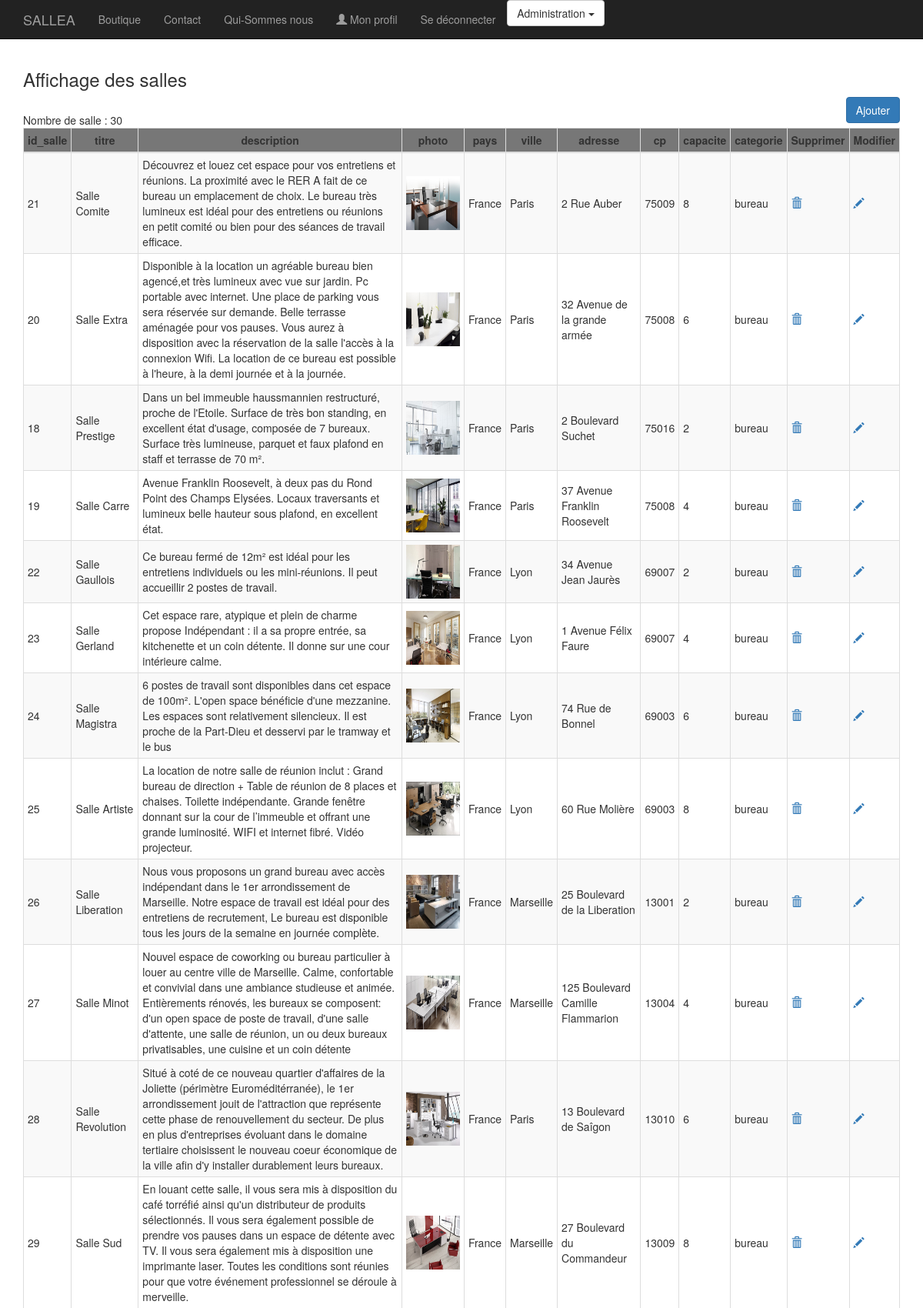
The page /admin/gestion_salles.php (signed in, upper part) on the database its author committed.
### tables this page shows
CREATE TABLE IF NOT EXISTS `salle` (
  `id_salle` int(3) NOT NULL AUTO_INCREMENT,
  `titre` varchar(200) NOT NULL,
  `description` text NOT NULL,
  `photo` varchar(200) NOT NULL,
  `pays` varchar(20) NOT NULL,
  `ville` varchar(20) NOT NULL,
  `adresse` varchar(50) NOT NULL,
  `cp` int(5) NOT NULL,
  `capacite` int(3) NOT NULL,
  `categorie` enum('reunion','bureau','formation') NOT NULL,
  PRIMARY KEY (`id_salle`)
);

### inc/fonctions.inc.php (called while the page is built, shortened)
<?php
function executeRequete($req, $param = array()) {
	global $pdo;
	$r = $pdo->prepare($req);
	$r->execute($param);
	return $r;
}

### inc/init.inc.php (called while the page is built, shortened)
<?php
$pdo = new PDO(
		'mysql:host=localhost;dbname=sallea',
		'root',
		'',
		array(
			PDO::ATTR_ERRMODE  => PDO::ERRMODE_WARNING,
			PDO::MYSQL_ATTR_INIT_COMMAND => 'SET NAMES utf8'
		)
	);
$contenu = '';
require_once('fonctions.inc.php');

### admin/gestion_salles.php (the view, shortened to what this page needs)
<?php
require_once('../inc/init.inc.php');
	$resultat = executeRequete("SELECT * FROM salle");
	$contenu .= '<h3>Affichage des salles</h3> <a class="btn btn-primary pull-right" href="?action=ajouter_salle" role="button">Ajouter</a><br>';
	$contenu .= 'Nombre de salle : ' . $resultat->rowCount();
	$contenu .= '<div class="no-more-tables">';
	$contenu .=  '<table class="col-md-12 table-bordered table-striped table-condensed cf">';
    $contenu .= '<thead class="label-default">';
    $contenu .= '<tr>';
		for($i = 0; $i < $resultat->columnCount(); $i++)
		{
			$colonne = $resultat->getColumnMeta($i);
			$contenu .= '<th style="text-align:center";>' . $colonne['name'] . '</th>';
		}
		$contenu .=  '<th>Supprimer</th>';
		$contenu .=  '<th>Modifier</th>';
		$contenu .=  '</tr>';
		$contenu .=  '</thead>';
		while ($ligne = $resultat->fetch(PDO::FETCH_ASSOC))
		{
			$contenu .=  '<tr>';
				foreach ($ligne as $indice => $info)
				if ($indice == 'photo') {
						$contenu .= '<td><img src="../'. $info .'" width="70" height="70" ></td>';
					} else {
						$contenu .= '<td>'. $info .'</td>';
					}
$contenu .=  '<td><a href="?action=supprimer_salle&id_salle=' . $ligne['id_salle'] . '" onclick="return(confirm(\'Etes-vous sûr de vouloir supprimer ce salle?\'));"><i class="glyphicon glyphicon-trash"></a></td>';
  $contenu .= '<td><a href="?action=modifier_salle&id_salle=' . $ligne['id_salle'] .'"><i class="glyphicon glyphicon-pencil"></a></td>';
						}
$contenu .=  '</table>';
$contenu .= '</div>';
require_once('../inc/haut.inc.php');
echo $contenu;
?>
<?php
require_once('../inc/bas.inc.php');

### inc/css/shop-homepage.css (style rules this page uses)
body { padding-top: 70px; }

### inc/css/portfolio-item.css (style rules this page uses)
body { padding-top: 70px; }

### rows shown on the page
salle: id_salle "21", titre "Salle Comite", description "Découvrez et louez cet espace pour vos entretiens et réunions. La proximité avec le RER A fait de ce bureau un emplacement de choix. Le bureau très lumineux est idéal pour des entretiens ou réunions en petit comité ou bien pour des séances de travail efficace.", photo (picture), pays "France", ville "Paris", adresse "2 Rue Auber", cp "75009", capacite "8", categorie "bureau"
salle: id_salle "20", titre "Salle Extra", description "Disponible à la location un agréable bureau bien agencé,et très lumineux avec vue sur jardin. Pc portable avec internet. Une place de parking vous sera réservée sur demande. Belle terrasse aménagée pour vos pauses. Vous aurez à disposition avec la réservation de la salle l'accès à la connexion Wifi. La location de ce bureau est possible à l'heure, à la demi journée et à la journée.", photo (picture), pays "France", ville "Paris", adresse "32 Avenue de la grande armée", cp "75008", capacite "6", categorie "bureau"
salle: id_salle "18", titre "Salle Prestige", description "Dans un bel immeuble haussmannien restructuré, proche de l'Etoile. Surface de très bon standing, en excellent état d'usage, composée de 7 bureaux. Surface très lumineuse, parquet et faux plafond en staff et terrasse de 70 m².", photo (picture), pays "France", ville "Paris", adresse "2 Boulevard Suchet", cp "75016", capacite "2", categorie "bureau"
salle: id_salle "19", titre "Salle Carre", description "Avenue Franklin Roosevelt, à deux pas du Rond Point des Champs Elysées. Locaux traversants et lumineux belle hauteur sous plafond, en excellent état.", photo (picture), pays "France", ville "Paris", adresse "37 Avenue Franklin Roosevelt", cp "75008", capacite "4", categorie "bureau"
salle: id_salle "22", titre "Salle Gaullois", description "Ce bureau fermé de 12m² est idéal pour les entretiens individuels ou les mini-réunions. Il peut accueillir 2 postes de travail.", photo (picture), pays "France", ville "Lyon", adresse "34 Avenue Jean Jaurès", cp "69007", capacite "2", categorie "bureau"
salle: id_salle "23", titre "Salle Gerland", description "Cet espace rare, atypique et plein de charme propose Indépendant : il a sa propre entrée, sa kitchenette et un coin détente. Il donne sur une cour intérieure calme.", photo (picture), pays "France", ville "Lyon", adresse "1 Avenue Félix Faure", cp "69007", capacite "4", categorie "bureau"
salle: id_salle "24", titre "Salle Magistra", description "6 postes de travail sont disponibles dans cet espace de 100m². L'open space bénéficie d'une mezzanine. Les espaces sont relativement silencieux. Il est proche de la Part-Dieu et desservi par le tramway et le bus", photo (picture), pays "France", ville "Lyon", adresse "74 Rue de Bonnel", cp "69003", capacite "6", categorie "bureau"
salle: id_salle "25", titre "Salle Artiste", description "La location de notre salle de réunion inclut : Grand bureau de direction + Table de réunion de 8 places et chaises. Toilette indépendante. Grande fenêtre donnant sur la cour de l’immeuble et offrant une grande luminosité. WIFI et internet fibré. Vidéo projecteur.", photo (picture), pays "France", ville "Lyon", adresse "60 Rue Molière", cp "69003", capacite "8", categorie "bureau"
salle: id_salle "26", titre "Salle Liberation", description "Nous vous proposons un grand bureau avec accès indépendant dans le 1er arrondissement de Marseille. Notre espace de travail est idéal pour des entretiens de recrutement, Le bureau est disponible tous les jours de la semaine en journée complète.", photo (picture), pays "France", ville "Marseille", adresse "25 Boulevard de la Liberation", cp "13001", capacite "2", categorie "bureau"
salle: id_salle "27", titre "Salle Minot", description "Nouvel espace de coworking ou bureau particulier à louer au centre ville de Marseille. Calme, confortable et convivial dans une ambiance studieuse et animée. Entièrements rénovés, les bureaux se composent: d'un open space de poste de travail, d'une salle d'attente, une salle de réunion, un ou deux bureaux privatisables, une cuisine et un coin détente", photo (picture), pays "France", ville "Marseille", adresse "125 Boulevard Camille Flammarion", cp "13004", capacite "4", categorie "bureau"
salle: id_salle "28", titre "Salle Revolution", description "Situé à coté de ce nouveau quartier d'affaires de la Joliette (périmètre Euroméditérranée), le 1er arrondissement jouit de l'attraction que représente cette phase de renouvellement du secteur. De plus en plus d'entreprises évoluant dans le domaine tertiaire choisissent le nouveau coeur économique de la ville afin d'y installer durablement leurs bureaux.", photo (picture), pays "France", ville "Paris", adresse "13 Boulevard de Saîgon", cp "13010", capacite "6", categorie "bureau"
salle: id_salle "29", titre "Salle Sud", description "En louant cette salle, il vous sera mis à disposition du café torréfié ainsi qu'un distributeur de produits sélectionnés. Il vous sera également possible de prendre vos pauses dans un espace de détente avec TV. Il vous sera également mis à disposition une imprimante laser. Toutes les conditions sont réunies pour que votre événement professionnel se déroule à merveille.", photo (picture), pays "France", ville "Marseille", adresse "27 Boulevard du Commandeur", cp "13009", capacite "8", categorie "bureau"

### other values the page prints
$contenu "Nombre de salle : 30"
$colonne['name'] "id_salle"
$colonne['name'] "titre"
$colonne['name'] "description"
$colonne['name'] "photo"
$colonne['name'] "pays"
$colonne['name'] "ville"
$colonne['name'] "adresse"
$colonne['name'] "cp"
$colonne['name'] "capacite"
$colonne['name'] "categorie"
